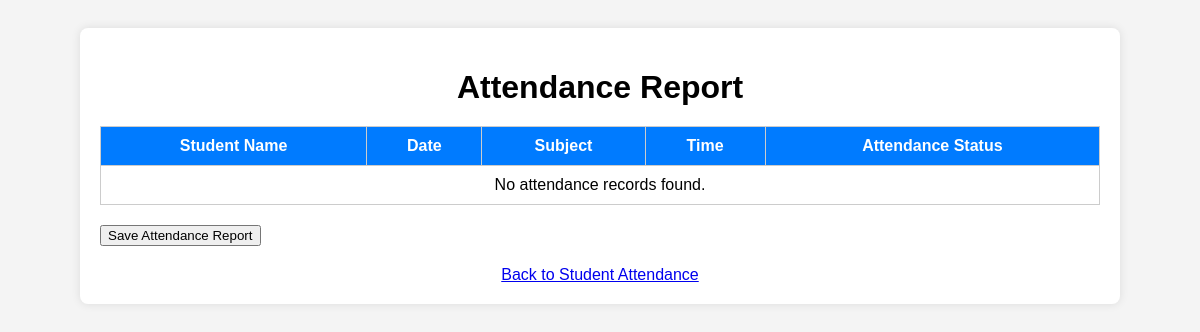
Before: /attendancereport.php with the older database file.
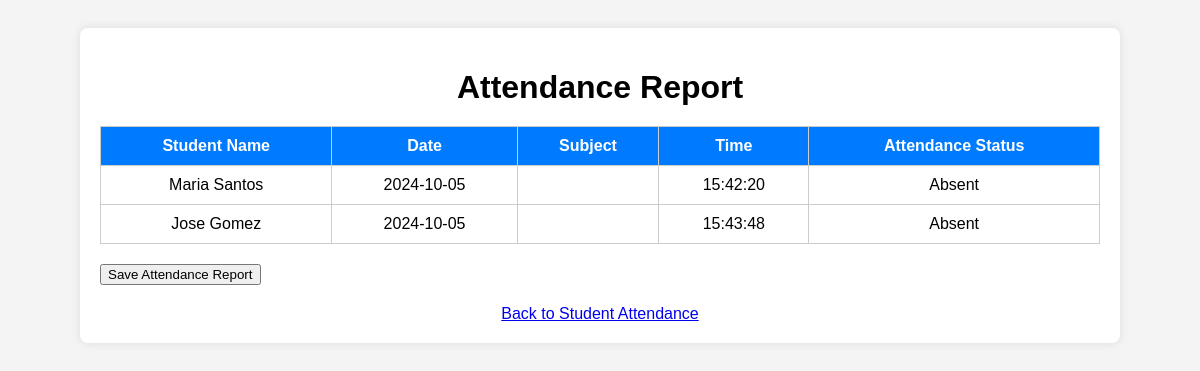
After: the same page with the newer database file.
### tables this page shows
CREATE TABLE `attendance` (
  `id` int(11) NOT NULL,
  `student_id` int(11) DEFAULT NULL,
  `date` date DEFAULT NULL,
  `subject_id` int(11) DEFAULT NULL,
  `time` time DEFAULT NULL,
  `attendance_status` enum('Present','Absent','Late') DEFAULT NULL,
  `subjects` varchar(255) DEFAULT NULL
);

CREATE TABLE `students` (
  `id` int(11) NOT NULL,
  `student_name` varchar(100) DEFAULT NULL,
  `section` varchar(50) DEFAULT NULL,
  `guardian_email` varchar(100) DEFAULT NULL,
  `guardian_phone` varchar(15) DEFAULT NULL
);

### attendancereport.php (the view, shortened to what this page needs)
<?php
$conn = new mysqli('localhost', 'root', '', 'students');
$sql = "SELECT s.student_name, a.date, a.subjects, a.time, a.attendance_status
        FROM students s
        JOIN attendance a ON s.id = a.student_id";
$result = $conn->query($sql);
?>
<!DOCTYPE html>
<html lang="en">
<head>
    <link rel="stylesheet" href="css/attendancereport.css">
</head>
<body>
    <div class="container">
        <h1>Attendance Report</h1>
        <table>
            <thead>
                <tr>
                    <th>Student Name</th>
                    <th>Date</th>
                    <th>Subject</th>
                    <th>Time</th>
                    <th>Attendance Status</th>
                </tr>
            </thead>
            <tbody>
                <?php
                if ($result->num_rows > 0) {
                    while ($row = $result->fetch_assoc()) {
                        echo "<tr>";
                        echo "<td>" . htmlspecialchars($row['student_name']) . "</td>";
                        echo "<td>" . htmlspecialchars($row['date']) . "</td>";
                        echo "<td>" . htmlspecialchars($row['subjects']) . "</td>";
                        echo "<td>" . htmlspecialchars($row['time']) . "</td>";
                        echo "<td>" . htmlspecialchars($row['attendance_status']) . "</td>";
                        echo "</tr>";
                    }
                } else {
                    echo "<tr><td colspan='5'>No attendance records found.</td></tr>";
                }
                ?>
            </tbody>
        </table>
        <form method="POST" action="">
            <button type="submit" name="download">Save Attendance Report</button>
        </form>
        <a href="studentdata.php" class="back-link">Back to Student Attendance</a>
    </div>
</body>
</html>

### css/attendancereport.css (style rules this page uses)
body { font-family: Arial, sans-serif; background-color: #f4f4f4; padding: 20px; }
.container { max-width: 1000px; margin: auto; background: white; padding: 20px; border-radius: 8px; box-shadow: 0 0 10px rgba(0, 0, 0, 0.1); }
h1 { text-align: center; margin-bottom: 20px; }
table { width: 100%; border-collapse: collapse; margin-bottom: 20px; }
table, th, td { border: 1px solid #ccc; padding: 10px; text-align: center; }
th { background-color: #007bff; color: white; }
.back-link { display: block; text-align: center; margin-top: 20px; }

Changed rows visible on the page:
added attendance: student.student_name "Maria Santos", date "2024-10-05", time "15:42:20", attendance_status "Absent"
added attendance: student.student_name "Jose Gomez", date "2024-10-05", time "15:43:48", attendance_status "Absent"
Other visible differences:
text no longer shown: "No attendance records found."
